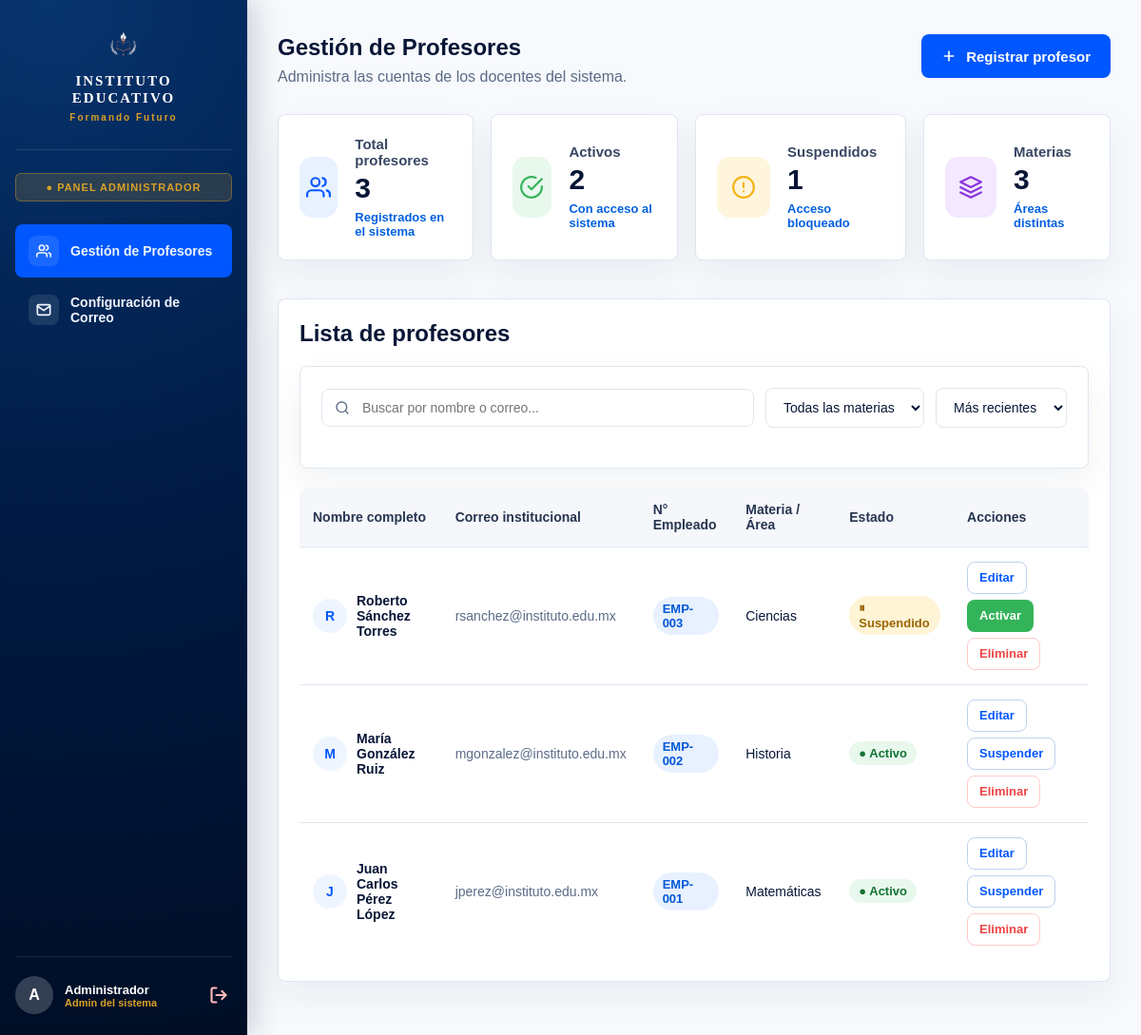
The app's page /admin_dashboard.php (signed in) with its own data.
### tables this page shows
CREATE TABLE profesores (
    id_profesor INT AUTO_INCREMENT PRIMARY KEY,
    nombre_completo VARCHAR(120) NOT NULL,
    correo VARCHAR(150) NOT NULL UNIQUE,
    numero_empleado VARCHAR(30) NOT NULL UNIQUE,
    materia VARCHAR(100) NOT NULL,
    password VARCHAR(255) NOT NULL,
    estado ENUM('activo', 'suspendido') NOT NULL DEFAULT 'activo',
    fecha_registro TIMESTAMP DEFAULT CURRENT_TIMESTAMP
);

### admin_dashboard.php (the view, shortened to what the rows shown need)
<?php
include 'config/conexion.php';
$mensaje = "";
$tipo_mensaje = "";
$seccion = $_GET['seccion'] ?? 'profesores';
$orden = $_GET['orden'] ?? 'reciente';
$sql_where = "WHERE 1=1";
$sql_order = match($orden) {
    'az'      => "ORDER BY nombre_completo ASC",
    'za'      => "ORDER BY nombre_completo DESC",
    'materia' => "ORDER BY materia ASC, nombre_completo ASC",
    default   => "ORDER BY id_profesor DESC"
};
$sql_profesores = "SELECT * FROM profesores $sql_where $sql_order";
$stmt_prof = mysqli_prepare($conexion, $sql_profesores);
mysqli_stmt_execute($stmt_prof);
$lista_profesores = mysqli_stmt_get_result($stmt_prof);
?>
<!DOCTYPE html>
<html lang="es">
<head>
    <link rel="stylesheet" href="css/estilos.css">
</head>
<body>
<div class="admin-app">
    <main class="admin-contenido">
        <?php if ($seccion === 'correo'): ?>
            <div class="page-head">
                <div>
                    <h1>Configuración de Correo SMTP</h1>
                    <p class="subtitulo">Configura la cuenta de Gmail emisora para los enlaces de restablecimiento de contraseña.</p>
                </div>
            </div>
            <?php if ($mensaje !== ""): ?>
                <div class="alerta-admin <?php echo $tipo_mensaje; ?>">
                    <?php echo $tipo_mensaje === 'exito' ? '&#10003;' : '&#9888;'; ?>
                    <?php echo $mensaje; ?>
                </div>
            <?php endif; ?>
            <div style="display: grid; grid-template-columns: 1.5fr 1fr; gap: 24px; align-items: start;">
                <div class="tarjeta" style="padding: 28px;">
                    <h2 style="margin: 0 0 20px; font-size: 16px; text-transform: uppercase; letter-spacing: 0.5px; color: var(--azul-800);">Credenciales SMTP</h2>
                    <form method="POST" action="admin_dashboard.php?seccion=correo">
                        <input type="hidden" name="accion_form" value="configurar_email">
                        <div class="campo-grupo">
                            <label for="smtp_host">Servidor SMTP (Host)</label>
                            <input type="text" id="smtp_host" name="smtp_host" value="<?php echo htmlspecialchars(SMTP_HOST); ?>" required>
                        </div>
                        <div style="display: grid; grid-template-columns: 1fr 1fr; gap: 14px;">
                            <div class="campo-grupo">
                                <label for="smtp_port">Puerto</label>
                                <input type="number" id="smtp_port" name="smtp_port" value="<?php echo htmlspecialchars(SMTP_PORT); ?>" required>
                            </div>
                            <div class="campo-grupo">
                                <label for="smtp_secure">Seguridad</label>
                                <select id="smtp_secure" name="smtp_secure" class="filtro-select" style="width: 100%; height: 44px; padding: 0 14px;">
                                    <option value="ssl" <?php echo SMTP_SECURE === 'ssl' ? 'selected' : ''; ?>>SSL (Recomendado)</option>
                                    <option value="tls" <?php echo SMTP_SECURE === 'tls' ? 'selected' : ''; ?>>TLS</option>
                                </select>
                            </div>
                        </div>
                        <div class="campo-grupo">
                            <label for="smtp_user">Correo de Gmail Remitente (SMTP User)</label>
                            <input type="email" id="smtp_user" name="smtp_user" value="<?php echo htmlspecialchars(SMTP_USER === 'tu_correo@gmail.com' ? '' : SMTP_USER); ?>" placeholder="ejemplo@gmail.com" required>
                        </div>
                        <div class="campo-grupo" style="position: relative;">
                            <label for="smtp_pass">Contraseña de Aplicación de 16 caracteres (SMTP Pass)</label>
                            <div style="position: relative;">
                                <input type="password" id="smtp_pass" name="smtp_pass" value="<?php echo htmlspecialchars(SMTP_PASS === 'tu_contraseña_de_aplicacion' ? '' : SMTP_PASS); ?>" placeholder="abcd efgh ijkl mnop" required style="padding-right: 44px;">
                                <button type="button" class="toggle-pass" data-target="smtp_pass" title="Mostrar/ocultar" style="position: absolute; right: 14px; top: 50%; transform: translateY(-50%); background: none; border: none; cursor: pointer; color: var(--muted); display: flex; align-items: center; padding: 0; min-height: unset;">
                                    <svg width="18" height="18" viewBox="0 0 24 24" fill="none" stroke="currentColor" stroke-width="2" stroke-linecap="round" stroke-linejoin="round">
                                        <path d="M1 12s4-8 11-8 11 8 11 8-4 8-11 8-11-8-11-8z"/><circle cx="12" cy="12" r="3"/>
                                    </svg>
                                </button>
                            </div>
                        </div>
                        <div class="campo-grupo">
                            <label for="smtp_from_name">Nombre del Remitente</label>
                            <input type="text" id="smtp_from_name" name="smtp_from_name" value="<?php echo htmlspecialchars(SMTP_FROM_NAME); ?>" required>
                        </div>
                        <button type="submit" class="boton" style="width: 100%; margin-top: 10px;">Guardar Configuración</button>
                    </form>
                </div>
                <div style="display: flex; flex-direction: column; gap: 24px;">
                    <div class="tarjeta" style="padding: 24px;">
                        <h2 style="margin: 0 0 16px; font-size: 15px; text-transform: uppercase; letter-spacing: 0.5px; color: var(--azul-800);">Probar Conexión</h2>
                        <p style="font-size: 13px; color: var(--muted); margin: 0 0 16px; line-height: 1.5;">
                            Envía un correo de prueba rápido a cualquier dirección para verificar si la configuración SMTP actual funciona de verdad.
                        </p>
                        <form method="POST" action="admin_dashboard.php?seccion=correo">
                            <input type="hidden" name="accion_form" value="probar_email">
                            <input type="hidden" name="smtp_host" id="test_smtp_host">
                            <input type="hidden" name="smtp_port" id="test_smtp_port">
                            <input type="hidden" name="smtp_secure" id="test_smtp_secure">
                            <input type="hidden" name="smtp_user" id="test_smtp_user">
                            <input type="hidden" name="smtp_pass" id="test_smtp_pass">
                            <input type="hidden" name="smtp_from_name" id="test_smtp_from_name">
                            <div class="campo-grupo">
                                <label for="destinatario_prueba">Enviar correo de prueba a:</label>
                                <input type="email" id="destinatario_prueba" name="destinatario_prueba" placeholder="tu-correo@ejemplo.com" required>
                            </div>
                            <button type="submit" class="boton boton-secundario" onclick="sincronizarCamposTest()" style="width: 100%; margin-top: 8px;">Enviar Correo de Prueba</button>
                        </form>
                    </div>
                    <div class="tarjeta" style="padding: 24px; background: #f0f7ff; border: 1px solid #bae6fd;">
                        <h2 style="margin: 0 0 12px; font-size: 14px; text-transform: uppercase; letter-spacing: 0.5px; color: var(--azul-900);">Guía de Gmail</h2>
                        <ul style="margin: 0; padding-left: 20px; font-size: 13px; color: var(--azul-900); line-height: 1.6;">
                            <li style="margin-bottom: 8px;">Usa tu cuenta institucional o personal de Gmail.</li>
                            <li style="margin-bottom: 8px;">Activa la <strong>Verificación en 2 pasos</strong> en tu Cuenta de Google.</li>
                            <li style="margin-bottom: 8px;">Genera una <strong>Contraseña de Aplicación</strong> en la sección de seguridad de Google.</li>
                            <li style="margin-bottom: 0;">Pega esa contraseña de 16 caracteres en el campo "Contraseña de Aplicación" sin espacios.</li>
                        </ul>
                    </div>
                </div>
            </div>
            <script>
                // Sincronizar los campos del formulario de configuración con el del test para probar sin tener que guardar primero
                function sincronizarCamposTest() {
                    document.getElementById('test_smtp_host').value = document.getElementById('smtp_host').value;
                    document.getElementById('test_smtp_port').value = document.getElementById('smtp_port').value;
                    document.getElementById('test_smtp_secure').value = document.getElementById('smtp_secure').value;
                    document.getElementById('test_smtp_user').value = document.getElementById('smtp_user').value;
                    document.getElementById('test_smtp_pass').value = document.getElementById('smtp_pass').value;
                    document.getElementById('test_smtp_from_name').value = document.getElementById('smtp_from_name').value;
                }
            </script>
        <?php else: ?>
        <div class="page-head">
            <div>
                <h1>Gestión de Profesores</h1>
            </div>
        </div>
        <div class="tarjeta">
            <div style="display:flex; justify-content:space-between; align-items:center; margin-bottom:20px; flex-wrap:wrap; gap:12px;">
                <h2 style="margin:0;">Lista de profesores</h2>
            </div>
            <?php if (mysqli_num_rows($lista_profesores) > 0): ?>
            <table>
                <thead>
                    <tr>
                        <th>Nombre completo</th>
                        <th>Correo institucional</th>
                        <th>N° Empleado</th>
                        <th>Materia / Área</th>
                        <th>Estado</th>
                        <th>Acciones</th>
                    </tr>
                </thead>
                <tbody>
                    <?php while ($prof = mysqli_fetch_assoc($lista_profesores)): ?>
                    <tr>
                        <td>
                            <div style="display:flex; align-items:center; gap:10px;">
                                <div style="width:36px; height:36px; border-radius:50%; background:var(--azul-100); color:var(--azul-600); display:flex; align-items:center; justify-content:center; font-weight:800; font-size:14px; flex-shrink:0;">
                                    <?php echo strtoupper(substr($prof['nombre_completo'], 0, 1)); ?>
                                </div>
                                <strong style="font-size:14px;"><?php echo htmlspecialchars($prof['nombre_completo']); ?></strong>
                            </div>
                        </td>
                        <td style="font-size:14px; color:var(--muted);"><?php echo htmlspecialchars($prof['correo']); ?></td>
                        <td><span class="badge badge-azul"><?php echo htmlspecialchars($prof['numero_empleado']); ?></span></td>
                        <td style="font-size:14px;"><?php echo htmlspecialchars($prof['materia']); ?></td>
                        <td>
                            <?php if ($prof['estado'] === 'activo'): ?>
                                <span class="badge badge-activo">● Activo</span>
                            <?php else: ?>
                                <span class="badge badge-suspendido">⏸ Suspendido</span>
                            <?php endif; ?>
                        </td>
                        <td>
                            <div class="acciones-tabla">
                                <button class="boton boton-secundario"
                                    onclick="abrirModalEditar(<?php echo $prof['id_profesor']; ?>, '<?php echo addslashes($prof['nombre_completo']); ?>', '<?php echo addslashes($prof['correo']); ?>', '<?php echo addslashes($prof['numero_empleado']); ?>', '<?php echo addslashes($prof['materia']); ?>')">
                                    Editar
                                </button>
                                <?php if ($prof['estado'] === 'activo'): ?>
                                    <a class="boton boton-secundario"
                                       href="admin_dashboard.php?accion=suspender&id=<?php echo $prof['id_profesor']; ?>"
                                       onclick="return confirm('¿Suspender el acceso de este profesor?');">
                                        Suspender
                                    </a>
                                <?php else: ?>
                                    <a class="boton"
                                       href="admin_dashboard.php?accion=activar&id=<?php echo $prof['id_profesor']; ?>"
                                       style="background:var(--verde);">
                                        Activar
                                    </a>
                                <?php endif; ?>
                                <a class="boton boton-peligro"
                                   href="admin_dashboard.php?accion=eliminar&id=<?php echo $prof['id_profesor']; ?>"
                                   onclick="return confirm('¿Dar de baja definitivamente a este profesor? Esta acción no se puede deshacer.');">
                                    Eliminar
                                </a>
                            </div>
                        </td>
                    </tr>
                    <?php endwhile; ?>
                </tbody>
            </table>
            <?php endif; ?>
        </div>
        <?php endif; ?>
    </main>
</div>
</body>
</html>

### records on screen
profesores: nombre_completo "R", nombre_completo "Roberto Sánchez Torres", correo "rsanchez@instituto.edu.mx", numero_empleado "EMP-003", materia "Ciencias", estado "⏸ Suspendido"
profesores: nombre_completo "M", nombre_completo "María González Ruiz", correo "mgonzalez@instituto.edu.mx", numero_empleado "EMP-002", materia "Historia", estado "● Activo"
profesores: nombre_completo "J", nombre_completo "Juan Carlos Pérez López", correo "jperez@instituto.edu.mx", numero_empleado "EMP-001", materia "Matemáticas", estado "● Activo"

### other values on screen
substr($nombre_admin, 0, 1) "A"
$nombre_admin "Administrador"
$resumen['total'] "3"
$resumen['activos'] "2"
$resumen['suspendidos'] "1"
$resumen['materias'] "3"
